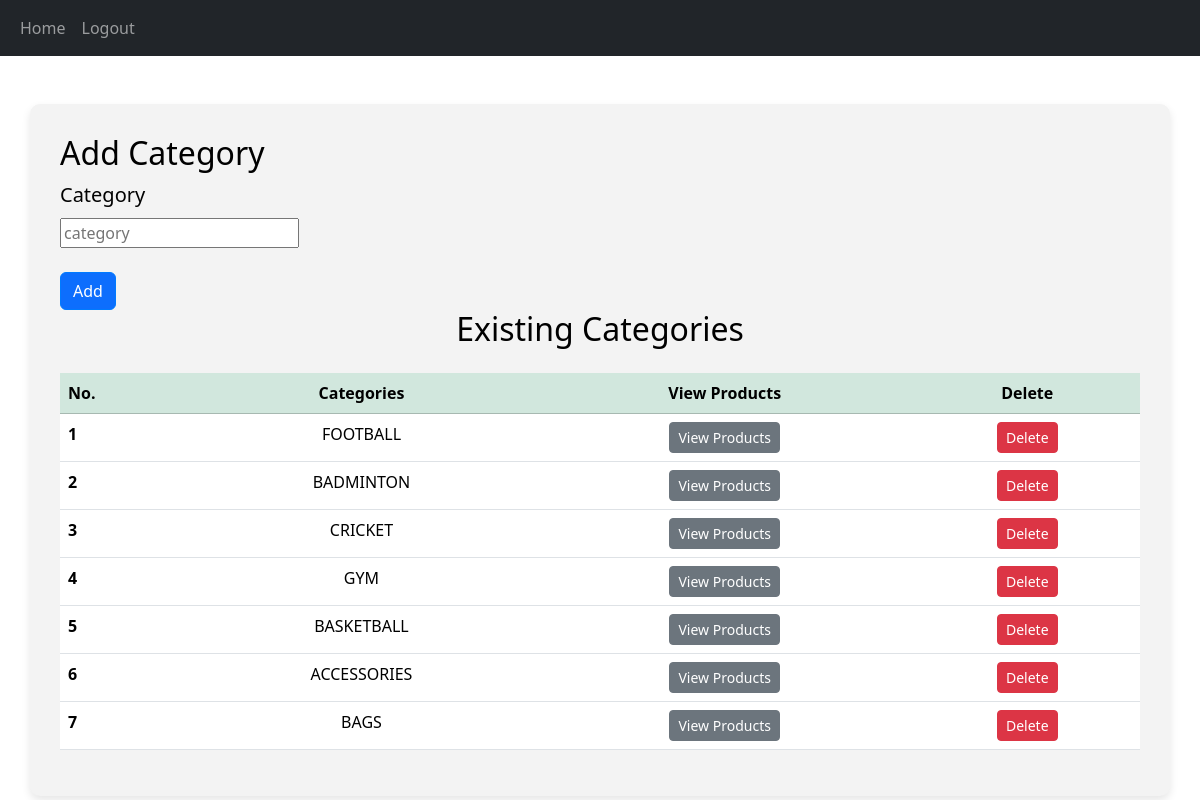
The app's page /add_category (signed in) with its own data.
### app/models.py (models this page shows)
class Category(models.Model):
    category= models.TextField()

### app/views.py (the view)
# urls.py: path('add_category',views.add_category),
def add_category(req):
    if 'admin' in req.session:
        if req.method == 'POST':
            category=req.POST['category']
            data=Category.objects.create(category=category)
            data.save()
            return redirect(add_category)
        else:
            data=Category.objects.all()
            return render(req,'admin/add_category.html',{'data':data})
    else:
         return redirect(admin_home)

### templates/admin/add_category.html (shortened to what this page needs)
<!DOCTYPE html>
<html lang="en">
<head>
  {% load static %}
    <link href="https://cdn.jsdelivr.net/npm/bootstrap@5.3.3/dist/css/bootstrap.min.css" rel="stylesheet">
</head>
<body>
    <nav class="navbar navbar-expand-sm bg-dark navbar-dark">
        <div class="container-fluid">
          <div class="collapse navbar-collapse" id="collapsibleNavbar">
            <ul class="navbar-nav">
                <li class="nav-item">
                    <a class="nav-link" href="admin_home">Home</a>
                </li>
              <li class="nav-item">
                <a class="nav-link" href="logout">Logout</a>
              </li>
            </ul>
          </div>
        </div>
      </nav>
    <div class="container mt-5">
      <h2>Add Category</h2>
        <form action="" method="post" enctype="multipart/form-data">
             <div class="col-md-6">
                <label for="category" class="form-label">Category</label><br>
                <input type="text" name="category" id="" placeholder="category">
             </div>
             <div class="col-12">
                <br>
                <input class="btn btn-primary" type="submit" value="Add">
             </div>
        </form>
        <h2 class="text-center mb-4">Existing Categories</h2>
        <table class="table table-hover">
            <thead>
                <tr class="table-success">
                    <th scope="col">No.</th>
                    <th scope="col" class="text-center">Categories</th>
                    <th scope="col" class="text-center">View Products</th>
                    <th scope="col" class="text-center">Delete</th>
                </tr>
            </thead>
            <tbody>
                {% for i in data %}
                    <tr>
                        <th scope="row">{{ forloop.counter }}</th>
                        <td class="text-center">{{ i.category }}</td>
                        <td class="text-center"><a href="view_cat/{{i.pk }}" class="btn btn-secondary btn-sm">View Products</a></td>
                        <td class="text-center"><a href="delete_category/{{ i.pk }}" class="btn btn-danger btn-sm">Delete</a></td>
                    </tr>
                {% endfor %}
            </tbody>
        </table>
    </div>
</body>
</html>

### templates/admin/add_category.html (style rules this page uses)
nav { background-color: black; }
h2 { color: rgb(0, 0, 0); }
label { color: rgb(2, 2, 2); font-size: 20px; }
.container { background-color: rgb(243, 243, 243); padding: 30px; border-radius: 10px; box-shadow: 0px 4px 8px rgba(0, 0, 0, 0.1); }
form { width: 700px; }
.btn-primary { border-color: #007bff; }

### records on screen
Category: category "FOOTBALL"
Category: category "BADMINTON"
Category: category "CRICKET"
Category: category "GYM"
Category: category "BASKETBALL"
Category: category "ACCESSORIES"
Category: category "BAGS"
